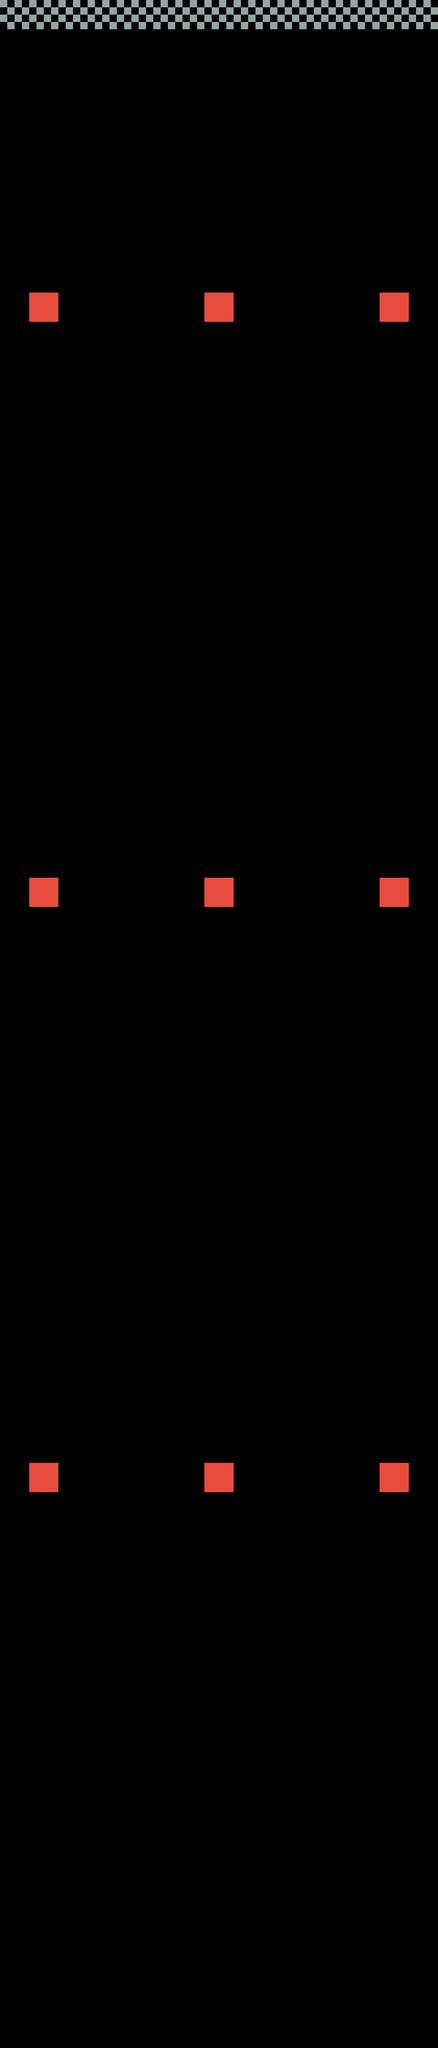

Tiled map render using the project's own tile images. Description and the map definition, with tile-layer contents summarised, below:
An orthogonal 15x70 tile map with 48x48 px tiles, 2 tile layers (walls, finish).

<map version="1.0" orientation="orthogonal" renderorder="right-down" width="15" height="70" tilewidth="48" tileheight="48">
 <tileset firstgid="1" name="tile_set" tilewidth="48" tileheight="48">
  <image source="tile_set.png" width="144" height="96" />
 </tileset>
 <layer name="walls" width="15" height="70">
  <data>[1050 cells, 9 non-empty, 1 distinct tile ids]</data>
 </layer>
 <layer name="finish" width="15" height="70">
  <data>[1050 cells, 15 non-empty, 1 distinct tile ids]</data>
 </layer>
</map>
